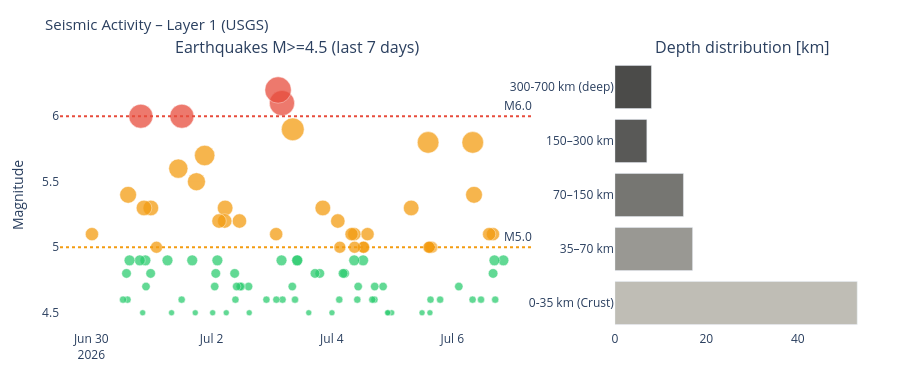

Notebook code cell kept with this figure:
### Markdown cell above
---
## 4. Visualizations

### Code cell
# ============================================================
# SEISMICS – Magnitude time series + depth distribution
# ============================================================

if df_seis is not None:
    fig = make_subplots(
        rows=1, cols=2,
        subplot_titles=['Earthquakes M>=4.5 (last 7 days)', 'Depth distribution [km]'],
        column_widths=[0.65, 0.35]
    )

    # Color scale by magnitude
    mag_colors = ['#2ecc71' if m < 5 else '#f39c12' if m < 6 else '#e74c3c'
                  for m in df_seis['mag']]
    sizes = [max(6, (m - 4) * 12) for m in df_seis['mag']]

    fig.add_trace(go.Scatter(
        x=df_seis['time'], y=df_seis['mag'],
        mode='markers',
        marker=dict(color=mag_colors, size=sizes, opacity=0.75,
                    line=dict(color='white', width=0.5)),
        text=df_seis['place'],
        hovertemplate='%{text}<br>M%{y:.1f}<br>%{x}<extra></extra>',
        name='Earthquakes'
    ), row=1, col=1)

    fig.add_hline(y=6.0, line_dash='dot', line_color='#e74c3c',
                  annotation_text='M6.0', row=1, col=1)
    fig.add_hline(y=5.0, line_dash='dot', line_color='#f39c12',
                  annotation_text='M5.0', row=1, col=1)

    # Depth distribution
    depth_bins = pd.cut(df_seis['depth'],
                        bins=[0, 35, 70, 150, 300, 700],
                        labels=['0-35 km\n(Crust)', '35–70 km',
                                '70–150 km', '150–300 km', '300-700 km\n(deep)'])
    depth_counts = depth_bins.value_counts().sort_index()
    depth_colors = ['#B4B2A9', '#888780', '#5F5E5A', '#3d3d3a', '#2C2C2A']

    fig.add_trace(go.Bar(
        x=depth_counts.values,
        y=depth_counts.index.astype(str),
        orientation='h',
        marker_color=depth_colors[:len(depth_counts)],
        opacity=0.85,
        name='Depth'
    ), row=1, col=2)

    fig.update_layout(
        title=dict(text='Seismic Activity – Layer 1 (USGS)', font=dict(size=15)),
        height=380, showlegend=False,
        plot_bgcolor='rgba(0,0,0,0)', paper_bgcolor='rgba(0,0,0,0)',
        margin=dict(l=60, r=30, t=60, b=50)
    )
    fig.update_yaxes(title_text='Magnitude', row=1, col=1)
    fig.show()
else:
    print('Seismic data unavailable.')

### Figure 1 — Plotly figure (JSON) as saved in the notebook; plotly's stock layout.template omitted (floating-point values rounded to 4 significant figures)
{"data": [{"hovertemplate": "%{text}<br>M%{y:.1f}<br>%{x}<extra></extra>", "marker": {"color": ["#2ecc71", "#2ecc71", "#2ecc71", "#2ecc71", "#f39c12", "#f39c12", "#2ecc71", "#f39c12", "#f39c12", "#2ecc71", "#2ecc71", "#2ecc71", "#f39c12", "#f39c12", "#2ecc71", "#2ecc71", "#f39c12", "#f39c12", "#f39c12", "#2ecc71", "#f39c12", "#2ecc71", "#2ecc71", "#2ecc71", "#2ecc71", "#2ecc71", "#2ecc71", "#2ecc71", "#f39c12", "#f39c12", "#f39c12", "#2ecc71", "#2ecc71", "#2ecc71", "#f39c12", "#f39c12", "#2ecc71", "#f39c12", "#2ecc71", "#2ecc71", "#f39c12", "#2ecc71", "#f39c12", "#2ecc71", "#f39c12", "#2ecc71", "#2ecc71", "#2ecc71", "#2ecc71", "#2ecc71", "#2ecc71", "#f39c12", "#2ecc71", "#2ecc71", "#e74c3c", "#2ecc71", "#e74c3c", "#2ecc71", "#f39c12", "#2ecc71", "#2ecc71", "#2ecc71", "#2ecc71", "#2ecc71", "#f39c12", "#2ecc71", "#2ecc71", "#2ecc71", "#2ecc71", "#f39c12", "#f39c12", "#f39c12", "#2ecc71", "#2ecc71", "#2ecc71", "#2ecc71", "#f39c12", "#f39c12", "#2ecc71", "#2ecc71", "#e74c3c", "#2ecc71", "#f39c12", "#2ecc71", "#2ecc71", "#f39c12", "#f39c12", "#2ecc71", "#2ecc71", "#2ecc71", "#f39c12", "#2ecc71", "#e74c3c", "#2ecc71", "#2ecc71", "#f39c12", "#2ecc71", "#2ecc71", "#2ecc71", "#f39c12"], "line": {"color": "white", "width": 0.5}, "opacity": 0.75, "size": [10.8, 7.2, 10.8, 9.6, 13.2, 13.2, 7.2, 16.8, 21.6, 7.2, 8.4, 7.2, 12.0, 12.0, 7.2, 6, 12.0, 12.0, 21.6, 6, 15.6, 6, 6, 6, 8.4, 8.4, 7.2, 7.2, 13.2, 12.0, 12.0, 10.8, 8.4, 7.2, 12.0, 13.2, 10.8, 13.2, 9.6, 9.6, 12.0, 7.2, 14.4, 6, 15.6, 9.6, 9.6, 6, 10.8, 10.8, 7.2, 22.8, 8.4, 7.2, 25.2, 10.8, 26.4, 7.2, 13.2, 7.2, 6, 8.4, 8.4, 8.4, 14.4, 8.4, 7.2, 9.6, 6, 15.6, 14.4, 14.4, 10.8, 9.6, 8.4, 6, 20.4, 18.0, 6, 10.8, 24.0, 7.2, 19.2, 6, 10.8, 12.0, 15.6, 9.6, 8.4, 10.8, 15.6, 6, 24.0, 10.8, 10.8, 16.8, 7.2, 9.6, 7.2, 13.2]}, "mode": "markers", "name": "Earthquakes", "text": ["216 km NE of Port Mathurin, Mauritius", "52 km E of Noda, Japan", "Southwest Indian Ridge", "48 km WSW of La Ligua, Chile", "56 km W of La Ligua, Chile", "211 km ESE of Hihifo, Tonga", "28 km NNE of Kuji, Japan", "65 km SSW of Sarangani, Philippines", "48 km SSW of Sarangani, Philippines", "112 km NNW of Neiafu, Tonga", "91 km WNW of Tamarindo, Costa Rica", "185 km W of Abepura, Indonesia", "106 km NW of Coquimbo, Chile", "26 km NNW of Mianzhu, Deyang, Sichuan, China", "31 km NNW of Mianzhu, Deyang, Sichuan, China", "28 km NW of Shikotan, Russia", "23 km NNW of Mianzhu, Deyang, Sichuan, China", "98 km NW of Coquimbo, Chile", "274 km SE of Levuka, Fiji", "71 km W of Ovalle, Chile", "71 km S of Severo-Kuril’sk, Russia", "south of the Fiji Islands", "Fiji region", "Pagan region, Northern Mariana Islands", "51 km S of Atico, Peru", "Izu Islands, Japan region", "Izu Islands, Japan region", "off the coast of Central America", "southern Mid-Atlantic Ridge", "Reykjanes Ridge", "Reykjanes Ridge", "Reykjanes Ridge", "16 km ESE of Pianjiao, China", "13 km E of Pianjiao, China", "64 km W of Tobelo, Indonesia", "264 km W of Abepura, Indonesia", "51 km SW of Sarangani, Philippines", "135 km N of Lae, Papua New Guinea", "Izu Islands, Japan region", "26 km SW of Balangonan, Philippines", "43 km SW of Ovalle, Chile", "91 km SE of Kumano, Japan", "24 km SW of Balangonan, Philippines", "Fiji region", "Balleny Islands region", "42 km SW of Balangonan, Philippines", "24 km SE of Tambolaka, Indonesia", "158 km ENE of Beauséjour, Guadeloupe", "18 km SW of Sarangani, Philippines", "36 km WSW of Sarangani, Philippines", "west of Macquarie Island", "296 km SSW of Severo-Kuril’sk, Russia", "67 km W of Tobelo, Indonesia", "78 km W of Tobelo, Indonesia", "136 km NNE of Hirara, Japan", "149 km NNE of Hirara, Japan", "58 km W of Tobelo, Indonesia", "South Sandwich Islands region", "60 km SE of Ōfunato, Japan", "west of Macquarie Island", "Bonin Islands, Japan region", "49 km NW of Yonakuni, Japan", "39 km E of Uonuma, Japan", "60 km WNW of Catuday, Philippines", "23 km SSE of Karpathos, Greece", "64 km WNW of Catuday, Philippines", "56 km WNW of Catuday, Philippines", "65 km WNW of Catuday, Philippines", "88 km WSW of Gorontalo, Indonesia", "South Sandwich Islands region", "east of the South Sandwich Islands", "South Sandwich Islands region", "South Sandwich Islands region", "20 km ESE of Chapimarca, Peru", "Fiji region", "150 km WSW of Lebu, Chile", "155 km SW of Hihifo, Tonga", "47 km SW of Jurm, Afghanistan", "south of the Fiji Islands", "50 km ENE of Kuji, Japan", "49 km E of Noda, Japan", "63 km SW of Kýthira, Greece", "224 km S of Suva, Fiji", "83 km NNE of Ollagüe, Chile", "southeast of the Loyalty Islands", "16 km WNW of Tournavista, Peru", "265 km SSE of Dunhuang, China", "10 km WSW of Hyūga, Japan", "Federated States of Micronesia region", "8 km SE of Pangyan, Philippines", "95 km SSW of El Progreso, Mexico", "59 km SSW of Topolobampo, Mexico", "75 km SSW of El Progreso, Mexico", "south of the Fiji Islands", "South Sandwich Islands region", "90 km ESE of Kimbe, Papua New Guinea", "221 km NNE of Bitung, Indonesia", "46 km E of Noda, Japan", "168 km SSE of Koshima, Japan", "South Sandwich Islands region"], "type": "scatter", "x": ["2026-07-06T20:25:12.410", "2026-07-06T17:09:03.352", "2026-07-06T16:50:10.046", "2026-07-06T16:18:10.947", "2026-07-06T16:15:51.905", "2026-07-06T14:43:38.525", "2026-07-06T11:29:36.717", "2026-07-06T08:41:38.715", "2026-07-06T08:11:11.032", "2026-07-06T08:07:21.524", "2026-07-06T02:37:31.983", "2026-07-05T19:10:14.439", "2026-07-05T15:53:33.718", "2026-07-05T15:30:13.631", "2026-07-05T15:20:13.084", "2026-07-05T15:06:29.483", "2026-07-05T15:03:27.206", "2026-07-05T14:42:04.314", "2026-07-05T14:22:26.034", "2026-07-05T11:57:27.433", "2026-07-05T07:37:07.006", "2026-07-04T23:51:03.012", "2026-07-04T22:26:56.558", "2026-07-04T22:12:53.394", "2026-07-04T20:24:48.581", "2026-07-04T17:03:59.362", "2026-07-04T16:57:53.866", "2026-07-04T16:07:07.817", "2026-07-04T14:12:22.053", "2026-07-04T12:42:27.246", "2026-07-04T12:34:24.441", "2026-07-04T12:26:58.093", "2026-07-04T10:28:54.002", "2026-07-04T10:07:37.416", "2026-07-04T09:02:14.524", "2026-07-04T08:55:54.191", "2026-07-04T08:53:23.610", "2026-07-04T07:50:23.853", "2026-07-04T05:03:52.698", "2026-07-04T04:26:27.270", "2026-07-04T03:09:33.198", "2026-07-04T02:56:15.263", "2026-07-04T02:21:23.141", "2026-07-04T00:00:50.589", "2026-07-03T20:22:15.219", "2026-07-03T19:09:17.167", "2026-07-03T17:14:52.701", "2026-07-03T14:45:25.609", "2026-07-03T10:10:39.450", "2026-07-03T10:08:41.073", "2026-07-03T09:16:35.165", "2026-07-03T08:22:53.615", "2026-07-03T08:11:39.694", "2026-07-03T04:17:53.231", "2026-07-03T04:04:48.066", "2026-07-03T03:53:22.105", "2026-07-03T02:31:28.846", "2026-07-03T01:49:56.752", "2026-07-03T01:44:50.399", "2026-07-02T21:51:59.993", "2026-07-02T15:00:32.567", "2026-07-02T14:44:30.231", "2026-07-02T11:48:28.653", "2026-07-02T11:24:38.577", "2026-07-02T11:06:21.727", "2026-07-02T09:59:26.168", "2026-07-02T09:30:13.542", "2026-07-02T09:11:23.313", "2026-07-02T05:50:15.796", "2026-07-02T05:23:17.823", "2026-07-02T05:14:00.518", "2026-07-02T02:57:42.207", "2026-07-02T02:17:58.065", "2026-07-02T01:39:27.829", "2026-07-02T01:13:55.066", "2026-07-02T00:25:19.888", "2026-07-01T21:13:40.262", "2026-07-01T17:57:02.913", "2026-07-01T17:28:36.132", "2026-07-01T16:15:34.646", "2026-07-01T12:08:29.986", "2026-07-01T12:03:03.779", "2026-07-01T10:42:43.103", "2026-07-01T08:00:50.534", "2026-07-01T06:23:39.283", "2026-07-01T02:00:38.195", "2026-06-30T23:44:54.830", "2026-06-30T23:40:16.662", "2026-06-30T21:49:19.866", "2026-06-30T21:34:53.425", "2026-06-30T21:01:34.191", "2026-06-30T20:29:39.578", "2026-06-30T19:45:40.116", "2026-06-30T19:21:07.743", "2026-06-30T15:15:17.435", "2026-06-30T14:41:10.582", "2026-06-30T14:26:47.700", "2026-06-30T14:02:23.783", "2026-06-30T12:39:56.740", "2026-06-30T00:15:12.439"], "xaxis": "x", "y": [4.9, 4.6, 4.9, 4.8, 5.1, 5.1, 4.6, 5.4, 5.8, 4.6, 4.7, 4.6, 5.0, 5.0, 4.6, 4.5, 5.0, 5.0, 5.8, 4.5, 5.3, 4.5, 4.5, 4.5, 4.7, 4.7, 4.6, 4.6, 5.1, 5.0, 5.0, 4.9, 4.7, 4.6, 5.0, 5.1, 4.9, 5.1, 4.8, 4.8, 5.0, 4.6, 5.2, 4.5, 5.3, 4.8, 4.8, 4.5, 4.9, 4.9, 4.6, 5.9, 4.7, 4.6, 6.1, 4.9, 6.2, 4.6, 5.1, 4.6, 4.5, 4.7, 4.7, 4.7, 5.2, 4.7, 4.6, 4.8, 4.5, 5.3, 5.2, 5.2, 4.9, 4.8, 4.7, 4.5, 5.7, 5.5, 4.5, 4.9, 6.0, 4.6, 5.6, 4.5, 4.9, 5.0, 5.3, 4.8, 4.7, 4.9, 5.3, 4.5, 6.0, 4.9, 4.9, 5.4, 4.6, 4.8, 4.6, 5.1], "yaxis": "y"}, {"marker": {"color": ["#B4B2A9", "#888780", "#5F5E5A", "#3d3d3a", "#2C2C2A"]}, "name": "Depth", "opacity": 0.85, "orientation": "h", "type": "bar", "x": [53, 17, 15, 7, 8], "xaxis": "x2", "y": ["0-35 km\n(Crust)", "35–70 km", "70–150 km", "150–300 km", "300-700 km\n(deep)"], "yaxis": "y2"}], "layout": {"annotations": [{"font": {"size": 16}, "showarrow": false, "text": "Earthquakes M>=4.5 (last 7 days)", "x": 0.2925, "xanchor": "center", "xref": "paper", "y": 1.0, "yanchor": "bottom", "yref": "paper"}, {"font": {"size": 16}, "showarrow": false, "text": "Depth distribution [km]", "x": 0.8425, "xanchor": "center", "xref": "paper", "y": 1.0, "yanchor": "bottom", "yref": "paper"}, {"showarrow": false, "text": "M6.0", "x": 1, "xanchor": "right", "xref": "x domain", "y": 6.0, "yanchor": "bottom", "yref": "y"}, {"showarrow": false, "text": "M5.0", "x": 1, "xanchor": "right", "xref": "x domain", "y": 5.0, "yanchor": "bottom", "yref": "y"}], "height": 380, "margin": {"b": 50, "l": 60, "r": 30, "t": 60}, "paper_bgcolor": "rgba(0,0,0,0)", "plot_bgcolor": "rgba(0,0,0,0)", "shapes": [{"line": {"color": "#e74c3c", "dash": "dot"}, "type": "line", "x0": 0, "x1": 1, "xref": "x domain", "y0": 6.0, "y1": 6.0, "yref": "y"}, {"line": {"color": "#f39c12", "dash": "dot"}, "type": "line", "x0": 0, "x1": 1, "xref": "x domain", "y0": 5.0, "y1": 5.0, "yref": "y"}], "showlegend": false, "title": {"font": {"size": 15}, "text": "Seismic Activity – Layer 1 (USGS)"}, "xaxis": {"anchor": "y", "domain": [0.0, 0.585]}, "xaxis2": {"anchor": "y2", "domain": [0.685, 1.0]}, "yaxis": {"anchor": "x", "domain": [0.0, 1.0], "title": {"text": "Magnitude"}}, "yaxis2": {"anchor": "x2", "domain": [0.0, 1.0]}}}
